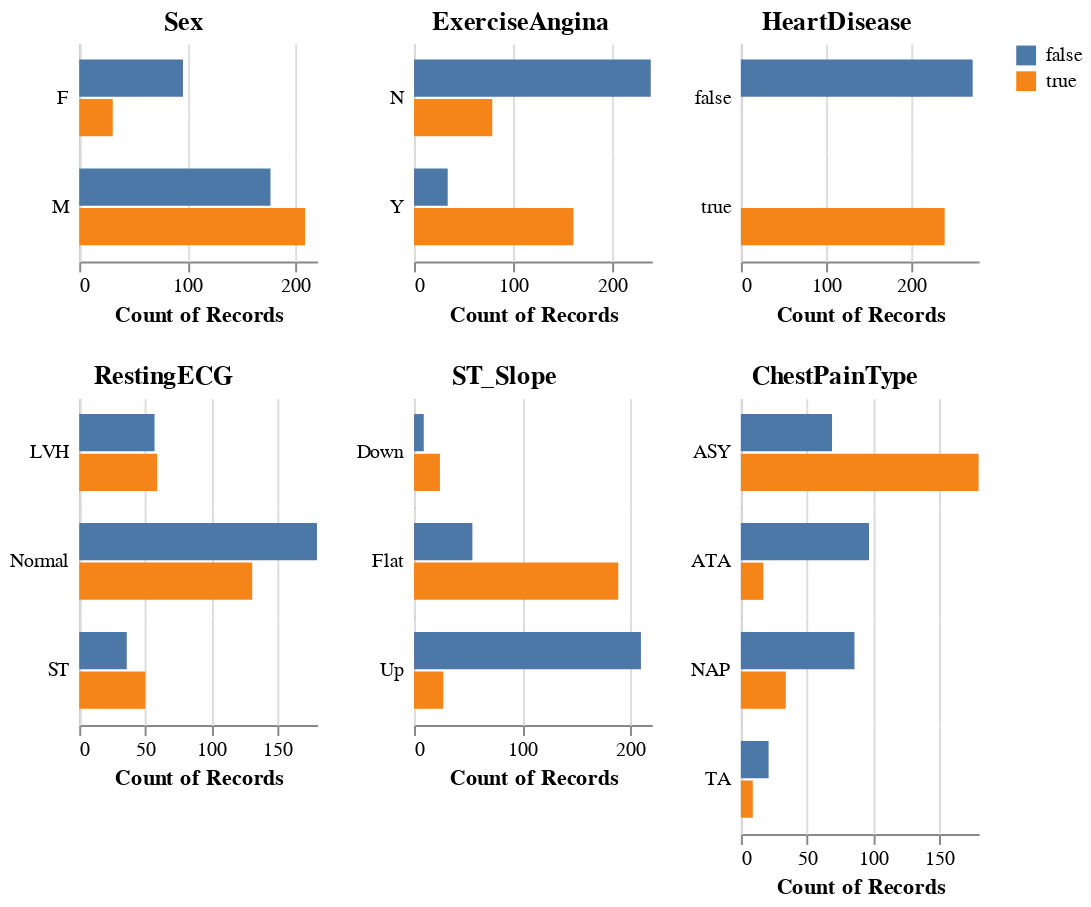

Source (notebook cell):
### Markdown cell above
_Figure 2. Comparison of numerical predictors, coloured by heart disease status._

### Code cell
aly.dist(train_df.assign(HeartDisease=lambda train_df: train_df['HeartDisease'].astype(object)), 
         dtype='object', color='HeartDisease')

### Figure 1 — Vega specification as saved in the notebook (floating-point values rounded to 4 significant figures)
{"$schema": "https://vega.github.io/schema/vega/v5.json", "data": [{"name": "source_0", "values": [{"HeartDisease": false, "Sex": "F", "__count": 96}, {"HeartDisease": true, "Sex": "M", "__count": 209}, {"HeartDisease": false, "Sex": "M", "__count": 177}, {"HeartDisease": true, "Sex": "F", "__count": 31}]}, {"name": "concat_0_concat_0_row_domain", "values": [{"Sex": "F", "count": 2}, {"Sex": "M", "count": 2}]}, {"name": "source_1", "values": [{"HeartDisease": true, "ExerciseAngina": "Y", "__count": 161}, {"HeartDisease": false, "ExerciseAngina": "Y", "__count": 34}, {"HeartDisease": false, "ExerciseAngina": "N", "__count": 239}, {"HeartDisease": true, "ExerciseAngina": "N", "__count": 79}]}, {"name": "concat_1_concat_0_row_domain", "values": [{"ExerciseAngina": "Y", "count": 2}, {"ExerciseAngina": "N", "count": 2}]}, {"name": "source_2", "values": [{"HeartDisease": true, "__count": 240}, {"HeartDisease": false, "__count": 273}]}, {"name": "concat_2_concat_0_row_domain", "values": [{"HeartDisease": true, "count": 1}, {"HeartDisease": false, "count": 1}]}, {"name": "source_3", "values": [{"HeartDisease": true, "RestingECG": "ST", "__count": 50}, {"HeartDisease": false, "RestingECG": "Normal", "__count": 180}, {"HeartDisease": false, "RestingECG": "LVH", "__count": 57}, {"HeartDisease": true, "RestingECG": "Normal", "__count": 131}, {"HeartDisease": true, "RestingECG": "LVH", "__count": 59}, {"HeartDisease": false, "RestingECG": "ST", "__count": 36}]}, {"name": "concat_3_concat_0_row_domain", "values": [{"RestingECG": "ST", "count": 2}, {"RestingECG": "Normal", "count": 2}, {"RestingECG": "LVH", "count": 2}]}, {"name": "source_4", "values": [{"HeartDisease": false, "ST_Slope": "Up", "__count": 210}, {"HeartDisease": true, "ST_Slope": "Flat", "__count": 189}, {"HeartDisease": false, "ST_Slope": "Flat", "__count": 54}, {"HeartDisease": true, "ST_Slope": "Down", "__count": 24}, {"HeartDisease": false, "ST_Slope": "Down", "__count": 9}, {"HeartDisease": true, "ST_Slope": "Up", "__count": 27}]}, {"name": "concat_4_concat_0_row_domain", "values": [{"ST_Slope": "Up", "count": 2}, {"ST_Slope": "Flat", "count": 2}, {"ST_Slope": "Down", "count": 2}]}, {"name": "source_5", "values": [{"HeartDisease": false, "ChestPainType": "ATA", "__count": 97}, {"HeartDisease": false, "ChestPainType": "NAP", "__count": 86}, {"HeartDisease": true, "ChestPainType": "NAP", "__count": 34}, {"HeartDisease": true, "ChestPainType": "ASY", "__count": 180}, {"HeartDisease": false, "ChestPainType": "TA", "__count": 21}, {"HeartDisease": false, "ChestPainType": "ASY", "__count": 69}, {"HeartDisease": true, "ChestPainType": "TA", "__count": 9}, {"HeartDisease": true, "ChestPainType": "ATA", "__count": 17}]}, {"name": "concat_5_concat_0_row_domain", "values": [{"ChestPainType": "ATA", "count": 2}, {"ChestPainType": "NAP", "count": 2}, {"ChestPainType": "ASY", "count": 2}, {"ChestPainType": "TA", "count": 2}]}, {"name": "source_0_color_domain_HeartDisease_0", "values": [{"HeartDisease": false}, {"HeartDisease": true}]}, {"name": "source_1_color_domain_HeartDisease_1", "values": [{"HeartDisease": true}, {"HeartDisease": false}]}, {"name": "source_2_color_domain_HeartDisease_2", "values": [{"HeartDisease": true}, {"HeartDisease": false}]}, {"name": "source_3_color_domain_HeartDisease_3", "values": [{"HeartDisease": true}, {"HeartDisease": false}]}, {"name": "source_4_color_domain_HeartDisease_4", "values": [{"HeartDisease": false}, {"HeartDisease": true}]}, {"name": "source_5_color_domain_HeartDisease_5", "values": [{"HeartDisease": false}, {"HeartDisease": true}]}, {"name": "source_0_concat_0_concat_0_x_domain___count", "values": [{"min": 31, "max": 209}]}, {"name": "source_0_concat_0_concat_0_y_domain_HeartDisease", "values": [{"HeartDisease": false}, {"HeartDisease": true}]}, {"name": "source_1_concat_1_concat_0_x_domain___count", "values": [{"min": 34, "max": 239}]}, {"name": "source_1_concat_1_concat_0_y_domain_HeartDisease", "values": [{"HeartDisease": true}, {"HeartDisease": false}]}, {"name": "source_2_concat_2_concat_0_x_domain___count", "values": [{"min": 240, "max": 273}]}, {"name": "source_2_concat_2_concat_0_y_domain_HeartDisease", "values": [{"HeartDisease": true}, {"HeartDisease": false}]}, {"name": "source_3_concat_3_concat_0_x_domain___count", "values": [{"min": 36, "max": 180}]}, {"name": "source_3_concat_3_concat_0_y_domain_HeartDisease", "values": [{"HeartDisease": true}, {"HeartDisease": false}]}, {"name": "source_4_concat_4_concat_0_x_domain___count", "values": [{"min": 9, "max": 210}]}, {"name": "source_4_concat_4_concat_0_y_domain_HeartDisease", "values": [{"HeartDisease": false}, {"HeartDisease": true}]}, {"name": "source_5_concat_5_concat_0_x_domain___count", "values": [{"min": 9, "max": 180}]}, {"name": "source_5_concat_5_concat_0_y_domain_HeartDisease", "values": [{"HeartDisease": false}, {"HeartDisease": true}]}], "signals": [{"name": "concat_0_concat_0_child_width", "value": 120}, {"name": "concat_0_concat_0_y_step", "value": 20}, {"name": "concat_0_concat_0_child_height", "update": "bandspace(domain('concat_0_concat_0_y').length, 0.06, 0.4) * concat_0_concat_0_y_step"}, {"name": "concat_1_concat_0_child_width", "value": 120}, {"name": "concat_1_concat_0_y_step", "value": 20}, {"name": "concat_1_concat_0_child_height", "update": "bandspace(domain('concat_1_concat_0_y').length, 0.06, 0.4) * concat_1_concat_0_y_step"}, {"name": "concat_2_concat_0_child_width", "value": 120}, {"name": "concat_2_concat_0_y_step", "value": 20}, {"name": "concat_2_concat_0_child_height", "update": "bandspace(domain('concat_2_concat_0_y').length, 0.06, 0.4) * concat_2_concat_0_y_step"}, {"name": "concat_3_concat_0_child_width", "value": 120}, {"name": "concat_3_concat_0_y_step", "value": 20}, {"name": "concat_3_concat_0_child_height", "update": "bandspace(domain('concat_3_concat_0_y').length, 0.06, 0.4) * concat_3_concat_0_y_step"}, {"name": "concat_4_concat_0_child_width", "value": 120}, {"name": "concat_4_concat_0_y_step", "value": 20}, {"name": "concat_4_concat_0_child_height", "update": "bandspace(domain('concat_4_concat_0_y').length, 0.06, 0.4) * concat_4_concat_0_y_step"}, {"name": "concat_5_concat_0_child_width", "value": 120}, {"name": "concat_5_concat_0_y_step", "value": 20}, {"name": "concat_5_concat_0_child_height", "update": "bandspace(domain('concat_5_concat_0_y').length, 0.06, 0.4) * concat_5_concat_0_y_step"}], "marks": [{"type": "group", "name": "concat_0_group", "marks": [{"type": "group", "name": "concat_0_concat_0_group", "marks": [{"type": "group", "name": "concat_0_concat_0_row_header", "from": {"data": "concat_0_concat_0_row_domain"}, "sort": {"field": "datum[\"Sex\"]", "order": "ascending"}, "encode": {"update": {"height": {"signal": "concat_0_concat_0_child_height"}}}, "axes": [{"scale": "concat_0_concat_0_y", "orient": "left", "domain": true, "zindex": 0, "grid": false, "labels": false, "ticks": false}], "title": {"text": {"signal": "isValid(parent[\"Sex\"]) ? parent[\"Sex\"] : \"\"+parent[\"Sex\"]"}, "align": "left", "style": "guide-label", "offset": 5, "frame": "group", "baseline": "middle", "angle": 0, "orient": "left"}, "role": "row-header"}, {"type": "group", "name": "concat_0_concat_0_column_footer", "encode": {"update": {"width": {"signal": "concat_0_concat_0_child_width"}}}, "axes": [{"scale": "concat_0_concat_0_x", "title": "Count of Records", "orient": "bottom", "labelFlush": true, "labelOverlap": true, "grid": false, "tickCount": {"signal": "ceil(concat_0_concat_0_child_width/40)"}, "zindex": 0}], "role": "column-footer"}, {"type": "group", "name": "concat_0_concat_0_cell", "from": {"facet": {"data": "source_0", "name": "concat_0_concat_0_facet", "groupby": ["Sex"]}}, "sort": {"field": ["datum[\"Sex\"]"], "order": ["ascending"]}, "encode": {"update": {"width": {"signal": "concat_0_concat_0_child_width"}, "height": {"signal": "concat_0_concat_0_child_height"}}}, "marks": [{"type": "rect", "name": "concat_0_concat_0_child_marks", "from": {"data": "concat_0_concat_0_facet"}, "encode": {"update": {"fill": {"field": "HeartDisease", "scale": "color"}, "x": {"field": "__count", "scale": "concat_0_concat_0_x"}, "height": {"signal": "max(0.25, bandwidth('concat_0_concat_0_y'))"}, "x2": {"value": 0, "scale": "concat_0_concat_0_x"}, "y": {"field": "HeartDisease", "scale": "concat_0_concat_0_y"}}}, "style": ["bar"]}], "axes": [{"scale": "concat_0_concat_0_x", "maxExtent": 0, "grid": true, "minExtent": 0, "orient": "bottom", "domain": false, "zindex": 0, "ticks": false, "gridScale": "concat_0_concat_0_y", "tickCount": {"signal": "ceil(concat_0_concat_0_child_width/40)"}, "labels": false, "aria": false}], "style": "cell"}], "layout": {"padding": 0, "columns": 1, "bounds": "full", "align": "all"}}], "title": {"text": "Sex", "anchor": "middle"}, "layout": {"padding": 20, "columns": 1, "bounds": "full", "align": "each"}}, {"type": "group", "name": "concat_1_group", "marks": [{"type": "group", "name": "concat_1_concat_0_group", "marks": [{"type": "group", "name": "concat_1_concat_0_row_header", "from": {"data": "concat_1_concat_0_row_domain"}, "sort": {"field": "datum[\"ExerciseAngina\"]", "order": "ascending"}, "encode": {"update": {"height": {"signal": "concat_1_concat_0_child_height"}}}, "axes": [{"scale": "concat_1_concat_0_y", "ticks": false, "labels": false, "domain": true, "zindex": 0, "orient": "left", "grid": false}], "title": {"text": {"signal": "isValid(parent[\"ExerciseAngina\"]) ? parent[\"ExerciseAngina\"] : \"\"+parent[\"ExerciseAngina\"]"}, "offset": 5, "orient": "left", "frame": "group", "style": "guide-label", "align": "left", "angle": 0, "baseline": "middle"}, "role": "row-header"}, {"type": "group", "name": "concat_1_concat_0_column_footer", "encode": {"update": {"width": {"signal": "concat_1_concat_0_child_width"}}}, "axes": [{"scale": "concat_1_concat_0_x", "zindex": 0, "labelFlush": true, "orient": "bottom", "grid": false, "title": "Count of Records", "labelOverlap": true, "tickCount": {"signal": "ceil(concat_1_concat_0_child_width/40)"}}], "role": "column-footer"}, {"type": "group", "name": "concat_1_concat_0_cell", "from": {"facet": {"data": "source_1", "name": "concat_1_concat_0_facet", "groupby": ["ExerciseAngina"]}}, "sort": {"field": ["datum[\"ExerciseAngina\"]"], "order": ["ascending"]}, "encode": {"update": {"width": {"signal": "concat_1_concat_0_child_width"}, "height": {"signal": "concat_1_concat_0_child_height"}}}, "marks": [{"type": "rect", "name": "concat_1_concat_0_child_marks", "from": {"data": "concat_1_concat_0_facet"}, "encode": {"update": {"fill": {"field": "HeartDisease", "scale": "color"}, "y": {"field": "HeartDisease", "scale": "concat_1_concat_0_y"}, "height": {"signal": "max(0.25, bandwidth('concat_1_concat_0_y'))"}, "x": {"field": "__count", "scale": "concat_1_concat_0_x"}, "x2": {"value": 0, "scale": "concat_1_concat_0_x"}}}, "style": ["bar"]}], "axes": [{"scale": "concat_1_concat_0_x", "tickCount": {"signal": "ceil(concat_1_concat_0_child_width/40)"}, "labels": false, "maxExtent": 0, "minExtent": 0, "ticks": false, "zindex": 0, "domain": false, "grid": true, "gridScale": "concat_1_concat_0_y", "aria": false, "orient": "bottom"}], "style": "cell"}], "layout": {"padding": 0, "columns": 1, "bounds": "full", "align": "all"}}], "title": {"text": "ExerciseAngina", "anchor": "middle"}, "layout": {"padding": 20, "columns": 1, "bounds": "full", "align": "each"}}, {"type": "group", "name": "concat_2_group", "marks": [{"type": "group", "name": "concat_2_concat_0_group", "marks": [{"type": "group", "name": "concat_2_concat_0_row_header", "from": {"data": "concat_2_concat_0_row_domain"}, "sort": {"field": "datum[\"HeartDisease\"]", "order": "ascending"}, "encode": {"update": {"height": {"signal": "concat_2_concat_0_child_height"}}}, "axes": [{"scale": "concat_2_concat_0_y", "orient": "left", "ticks": false, "zindex": 0, "grid": false, "domain": true, "labels": false}], "title": {"text": {"signal": "isValid(parent[\"HeartDisease\"]) ? parent[\"HeartDisease\"] : \"\"+parent[\"HeartDisease\"]"}, "align": "left", "orient": "left", "style": "guide-label", "offset": 5, "baseline": "middle", "angle": 0, "frame": "group"}, "role": "row-header"}, {"type": "group", "name": "concat_2_concat_0_column_footer", "encode": {"update": {"width": {"signal": "concat_2_concat_0_child_width"}}}, "axes": [{"scale": "concat_2_concat_0_x", "labelOverlap": true, "zindex": 0, "title": "Count of Records", "orient": "bottom", "labelFlush": true, "grid": false, "tickCount": {"signal": "ceil(concat_2_concat_0_child_width/40)"}}], "role": "column-footer"}, {"type": "group", "name": "concat_2_concat_0_cell", "from": {"facet": {"data": "source_2", "name": "concat_2_concat_0_facet", "groupby": ["HeartDisease"]}}, "sort": {"field": ["datum[\"HeartDisease\"]"], "order": ["ascending"]}, "encode": {"update": {"width": {"signal": "concat_2_concat_0_child_width"}, "height": {"signal": "concat_2_concat_0_child_height"}}}, "marks": [{"type": "rect", "name": "concat_2_concat_0_child_marks", "from": {"data": "concat_2_concat_0_facet"}, "encode": {"update": {"y": {"field": "HeartDisease", "scale": "concat_2_concat_0_y"}, "fill": {"field": "HeartDisease", "scale": "color"}, "x2": {"value": 0, "scale": "concat_2_concat_0_x"}, "height": {"signal": "max(0.25, bandwidth('concat_2_concat_0_y'))"}, "x": {"field": "__count", "scale": "concat_2_concat_0_x"}}}, "style": ["bar"]}], "axes": [{"scale": "concat_2_concat_0_x", "minExtent": 0, "gridScale": "concat_2_concat_0_y", "orient": "bottom", "tickCount": {"signal": "ceil(concat_2_concat_0_child_width/40)"}, "labels": false, "maxExtent": 0, "aria": false, "domain": false, "ticks": false, "zindex": 0, "grid": true}], "style": "cell"}], "layout": {"padding": 0, "columns": 1, "bounds": "full", "align": "all"}}], "title": {"text": "HeartDisease", "anchor": "middle"}, "layout": {"padding": 20, "columns": 1, "bounds": "full", "align": "each"}}, {"type": "group", "name": "concat_3_group", "marks": [{"type": "group", "name": "concat_3_concat_0_group", "marks": [{"type": "group", "name": "concat_3_concat_0_row_header", "from": {"data": "concat_3_concat_0_row_domain"}, "sort": {"field": "datum[\"RestingECG\"]", "order": "ascending"}, "encode": {"update": {"height": {"signal": "concat_3_concat_0_child_height"}}}, "axes": [{"scale": "concat_3_concat_0_y", "ticks": false, "domain": true, "orient": "left", "grid": false, "labels": false, "zindex": 0}], "title": {"text": {"signal": "isValid(parent[\"RestingECG\"]) ? parent[\"RestingECG\"] : \"\"+parent[\"RestingECG\"]"}, "baseline": "middle", "frame": "group", "orient": "left", "style": "guide-label", "align": "left", "angle": 0, "offset": 5}, "role": "row-header"}, {"type": "group", "name": "concat_3_concat_0_column_footer", "encode": {"update": {"width": {"signal": "concat_3_concat_0_child_width"}}}, "axes": [{"scale": "concat_3_concat_0_x", "zindex": 0, "labelOverlap": true, "grid": false, "title": "Count of Records", "labelFlush": true, "tickCount": {"signal": "ceil(concat_3_concat_0_child_width/40)"}, "orient": "bottom"}], "role": "column-footer"}, {"type": "group", "name": "concat_3_concat_0_cell", "from": {"facet": {"data": "source_3", "name": "concat_3_concat_0_facet", "groupby": ["RestingECG"]}}, "sort": {"field": ["datum[\"RestingECG\"]"], "order": ["ascending"]}, "encode": {"update": {"width": {"signal": "concat_3_concat_0_child_width"}, "height": {"signal": "concat_3_concat_0_child_height"}}}, "marks": [{"type": "rect", "name": "concat_3_concat_0_child_marks", "from": {"data": "concat_3_concat_0_facet"}, "encode": {"update": {"fill": {"field": "HeartDisease", "scale": "color"}, "x": {"field": "__count", "scale": "concat_3_concat_0_x"}, "x2": {"value": 0, "scale": "concat_3_concat_0_x"}, "y": {"field": "HeartDisease", "scale": "concat_3_concat_0_y"}, "height": {"signal": "max(0.25, bandwidth('concat_3_concat_0_y'))"}}}, "style": ["bar"]}], "axes": [{"scale": "concat_3_concat_0_x", "aria": false, "maxExtent": 0, "orient": "bottom", "minExtent": 0, "zindex": 0, "labels": false, "gridScale": "concat_3_concat_0_y", "domain": false, "grid": true, "tickCount": {"signal": "ceil(concat_3_concat_0_child_width/40)"}, "ticks": false}], "style": "cell"}], "layout": {"padding": 0, "columns": 1, "bounds": "full", "align": "all"}}], "title": {"text": "RestingECG", "anchor": "middle"}, "layout": {"padding": 20, "columns": 1, "bounds": "full", "align": "each"}}, {"type": "group", "name": "concat_4_group", "marks": [{"type": "group", "name": "concat_4_concat_0_group", "marks": [{"type": "group", "name": "concat_4_concat_0_row_header", "from": {"data": "concat_4_concat_0_row_domain"}, "sort": {"field": "datum[\"ST_Slope\"]", "order": "ascending"}, "encode": {"update": {"height": {"signal": "concat_4_concat_0_child_height"}}}, "axes": [{"scale": "concat_4_concat_0_y", "orient": "left", "domain": true, "zindex": 0, "ticks": false, "labels": false, "grid": false}], "title": {"text": {"signal": "isValid(parent[\"ST_Slope\"]) ? parent[\"ST_Slope\"] : \"\"+parent[\"ST_Slope\"]"}, "style": "guide-label", "frame": "group", "orient": "left", "baseline": "middle", "align": "left", "angle": 0, "offset": 5}, "role": "row-header"}, {"type": "group", "name": "concat_4_concat_0_column_footer", "encode": {"update": {"width": {"signal": "concat_4_concat_0_child_width"}}}, "axes": [{"scale": "concat_4_concat_0_x", "tickCount": {"signal": "ceil(concat_4_concat_0_child_width/40)"}, "zindex": 0, "labelOverlap": true, "title": "Count of Records", "labelFlush": true, "orient": "bottom", "grid": false}], "role": "column-footer"}, {"type": "group", "name": "concat_4_concat_0_cell", "from": {"facet": {"data": "source_4", "name": "concat_4_concat_0_facet", "groupby": ["ST_Slope"]}}, "sort": {"field": ["datum[\"ST_Slope\"]"], "order": ["ascending"]}, "encode": {"update": {"width": {"signal": "concat_4_concat_0_child_width"}, "height": {"signal": "concat_4_concat_0_child_height"}}}, "marks": [{"type": "rect", "name": "concat_4_concat_0_child_marks", "from": {"data": "concat_4_concat_0_facet"}, "encode": {"update": {"x": {"field": "__count", "scale": "concat_4_concat_0_x"}, "y": {"field": "HeartDisease", "scale": "concat_4_concat_0_y"}, "height": {"signal": "max(0.25, bandwidth('concat_4_concat_0_y'))"}, "x2": {"value": 0, "scale": "concat_4_concat_0_x"}, "fill": {"field": "HeartDisease", "scale": "color"}}}, "style": ["bar"]}], "axes": [{"scale": "concat_4_concat_0_x", "minExtent": 0, "labels": false, "aria": false, "gridScale": "concat_4_concat_0_y", "tickCount": {"signal": "ceil(concat_4_concat_0_child_width/40)"}, "grid": true, "zindex": 0, "maxExtent": 0, "orient": "bottom", "ticks": false, "domain": false}], "style": "cell"}], "layout": {"padding": 0, "columns": 1, "bounds": "full", "align": "all"}}], "title": {"text": "ST_Slope", "anchor": "middle"}, "layout": {"padding": 20, "columns": 1, "bounds": "full", "align": "each"}}, {"type": "group", "name": "concat_5_group", "marks": [{"type": "group", "name": "concat_5_concat_0_group", "marks": [{"type": "group", "name": "concat_5_concat_0_row_header", "from": {"data": "concat_5_concat_0_row_domain"}, "sort": {"field": "datum[\"ChestPainType\"]", "order": "ascending"}, "encode": {"update": {"height": {"signal": "concat_5_concat_0_child_height"}}}, "axes": [{"scale": "concat_5_concat_0_y", "domain": true, "grid": false, "orient": "left", "labels": false, "ticks": false, "zindex": 0}], "title": {"text": {"signal": "isValid(parent[\"ChestPainType\"]) ? parent[\"ChestPainType\"] : \"\"+parent[\"ChestPainType\"]"}, "orient": "left", "style": "guide-label", "baseline": "middle", "frame": "group", "angle": 0, "align": "left", "offset": 5}, "role": "row-header"}, {"type": "group", "name": "concat_5_concat_0_column_footer", "encode": {"update": {"width": {"signal": "concat_5_concat_0_child_width"}}}, "axes": [{"scale": "concat_5_concat_0_x", "labelOverlap": true, "orient": "bottom", "zindex": 0, "grid": false, "labelFlush": true, "tickCount": {"signal": "ceil(concat_5_concat_0_child_width/40)"}, "title": "Count of Records"}], "role": "column-footer"}, {"type": "group", "name": "concat_5_concat_0_cell", "from": {"facet": {"data": "source_5", "name": "concat_5_concat_0_facet", "groupby": ["ChestPainType"]}}, "sort": {"field": ["datum[\"ChestPainType\"]"], "order": ["ascending"]}, "encode": {"update": {"height": {"signal": "concat_5_concat_0_child_height"}, "width": {"signal": "concat_5_concat_0_child_width"}}}, "marks": [{"type": "rect", "name": "concat_5_concat_0_child_marks", "from": {"data": "concat_5_concat_0_facet"}, "encode": {"update": {"fill": {"field": "HeartDisease", "scale": "color"}, "x": {"field": "__count", "scale": "concat_5_concat_0_x"}, "height": {"signal": "max(0.25, bandwidth('concat_5_concat_0_y'))"}, "x2": {"value": 0, "scale": "concat_5_concat_0_x"}, "y": {"field": "HeartDisease", "scale": "concat_5_concat_0_y"}}}, "style": ["bar"]}], "axes": [{"scale": "concat_5_concat_0_x", "grid": true, "tickCount": {"signal": "ceil(concat_5_concat_0_child_width/40)"}, "aria": false, "maxExtent": 0, "minExtent": 0, "orient": "bottom", "gridScale": "concat_5_concat_0_y", "ticks": false, "domain": false, "zindex": 0, "labels": false}], "style": "cell"}], "layout": {"padding": 0, "columns": 1, "bounds": "full", "align": "all"}}], "title": {"text": "ChestPainType", "anchor": "middle"}, "layout": {"padding": 20, "columns": 1, "bounds": "full", "align": "each"}}], "scales": [{"name": "color", "type": "ordinal", "domain": {"fields": [{"data": "source_0_color_domain_HeartDisease_0", "field": "HeartDisease"}, {"data": "source_1_color_domain_HeartDisease_1", "field": "HeartDisease"}, {"data": "source_2_color_domain_HeartDisease_2", "field": "HeartDisease"}, {"data": "source_3_color_domain_HeartDisease_3", "field": "HeartDisease"}, {"data": "source_4_color_domain_HeartDisease_4", "field": "HeartDisease"}, {"data": "source_5_color_domain_HeartDisease_5", "field": "HeartDisease"}], "sort": true}, "range": "category"}, {"name": "concat_0_concat_0_x", "type": "linear", "domain": [{"signal": "(data(\"source_0_concat_0_concat_0_x_domain___count\")[0] || {}).min"}, {"signal": "(data(\"source_0_concat_0_concat_0_x_domain___count\")[0] || {}).max"}], "range": [0, {"signal": "concat_0_concat_0_child_width"}], "zero": true, "nice": true}, {"name": "concat_0_concat_0_y", "type": "band", "domain": {"data": "source_0_concat_0_concat_0_y_domain_HeartDisease", "field": "HeartDisease", "sort": true}, "range": {"step": {"signal": "concat_0_concat_0_y_step"}}, "paddingOuter": 0.4, "paddingInner": 0.06}, {"name": "concat_1_concat_0_x", "type": "linear", "domain": [{"signal": "(data(\"source_1_concat_1_concat_0_x_domain___count\")[0] || {}).min"}, {"signal": "(data(\"source_1_concat_1_concat_0_x_domain___count\")[0] || {}).max"}], "range": [0, {"signal": "concat_1_concat_0_child_width"}], "nice": true, "zero": true}, {"name": "concat_1_concat_0_y", "type": "band", "domain": {"data": "source_1_concat_1_concat_0_y_domain_HeartDisease", "field": "HeartDisease", "sort": true}, "range": {"step": {"signal": "concat_1_concat_0_y_step"}}, "paddingOuter": 0.4, "paddingInner": 0.06}, {"name": "concat_2_concat_0_x", "type": "linear", "domain": [{"signal": "(data(\"source_2_concat_2_concat_0_x_domain___count\")[0] || {}).min"}, {"signal": "(data(\"source_2_concat_2_concat_0_x_domain___count\")[0] || {}).max"}], "range": [0, {"signal": "concat_2_concat_0_child_width"}], "nice": true, "zero": true}, {"name": "concat_2_concat_0_y", "type": "band", "domain": {"data": "source_2_concat_2_concat_0_y_domain_HeartDisease", "field": "HeartDisease", "sort": true}, "range": {"step": {"signal": "concat_2_concat_0_y_step"}}, "paddingOuter": 0.4, "paddingInner": 0.06}, {"name": "concat_3_concat_0_x", "type": "linear", "domain": [{"signal": "(data(\"source_3_concat_3_concat_0_x_domain___count\")[0] || {}).min"}, {"signal": "(data(\"source_3_concat_3_concat_0_x_domain___count\")[0] || {}).max"}], "range": [0, {"signal": "concat_3_concat_0_child_width"}], "zero": true, "nice": true}, {"name": "concat_3_concat_0_y", "type": "band", "domain": {"data": "source_3_concat_3_concat_0_y_domain_HeartDisease", "field": "HeartDisease", "sort": true}, "range": {"step": {"signal": "concat_3_concat_0_y_step"}}, "paddingInner": 0.06, "paddingOuter": 0.4}, {"name": "concat_4_concat_0_x", "type": "linear", "domain": [{"signal": "(data(\"source_4_concat_4_concat_0_x_domain___count\")[0] || {}).min"}, {"signal": "(data(\"source_4_concat_4_concat_0_x_domain___count\")[0] || {}).max"}], "range": [0, {"signal": "concat_4_concat_0_child_width"}], "nice": true, "zero": true}, {"name": "concat_4_concat_0_y", "type": "band", "domain": {"data": "source_4_concat_4_concat_0_y_domain_HeartDisease", "field": "HeartDisease", "sort": true}, "range": {"step": {"signal": "concat_4_concat_0_y_step"}}, "paddingInner": 0.06, "paddingOuter": 0.4}, {"name": "concat_5_concat_0_x", "type": "linear", "domain": [{"signal": "(data(\"source_5_concat_5_concat_0_x_domain___count\")[0] || {}).min"}, {"signal": "(data(\"source_5_concat_5_concat_0_x_domain___count\")[0] || {}).max"}], "range": [0, {"signal": "concat_5_concat_0_child_width"}], "nice": true, "zero": true}, {"name": "concat_5_concat_0_y", "type": "band", "domain": {"data": "source_5_concat_5_concat_0_y_domain_HeartDisease", "field": "HeartDisease", "sort": true}, "range": {"step": {"signal": "concat_5_concat_0_y_step"}}, "paddingInner": 0.06, "paddingOuter": 0.4}], "layout": {"padding": 20, "columns": 3, "bounds": "full", "align": "each"}, "padding": 5, "config": {"style": {"cell": {"stroke": null}}}, "background": "white", "legends": [{"fill": "color", "symbolType": "square"}]}
